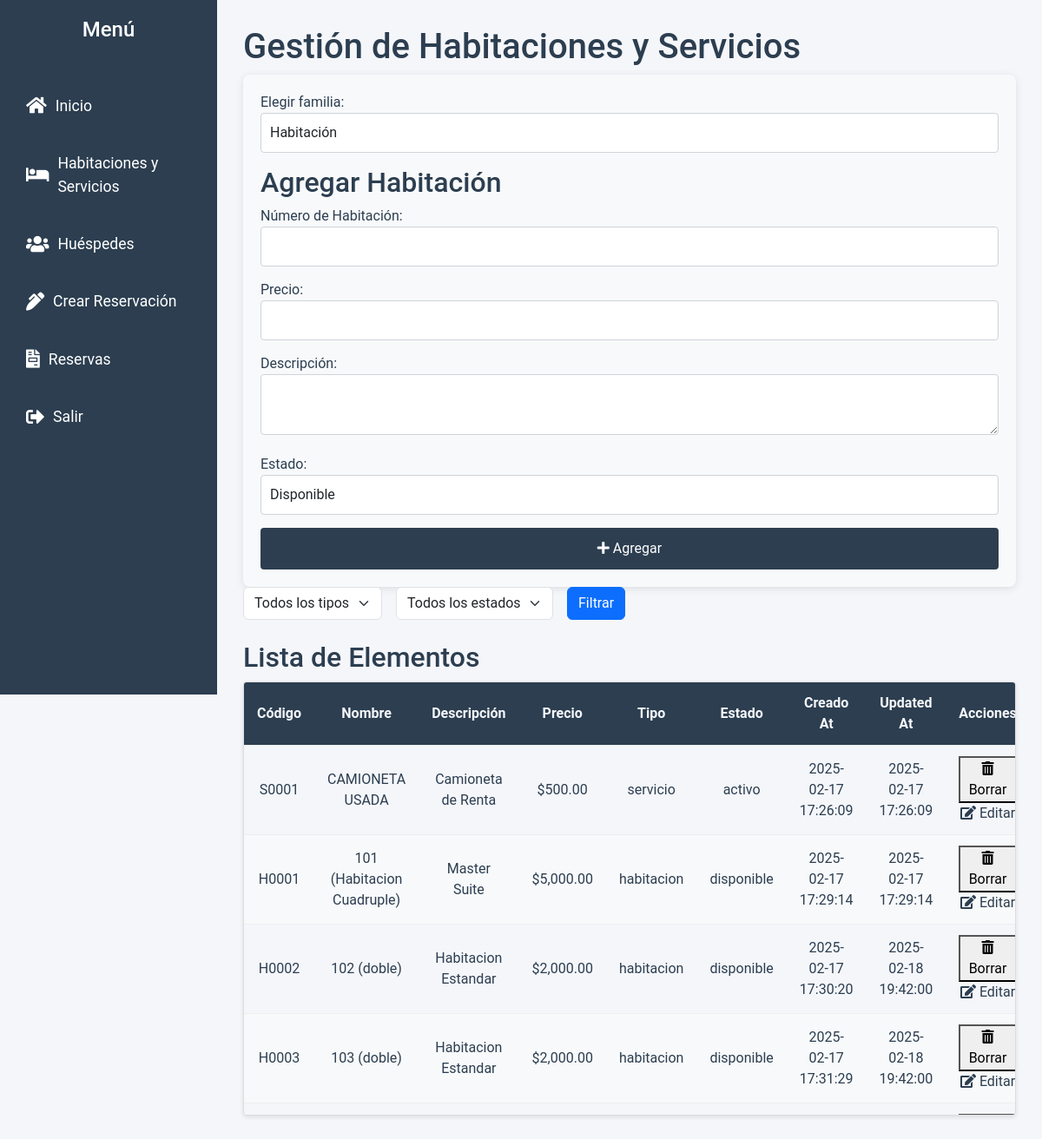
Screenshot of /habitaciones.php with the database file from the repository.
### tables this page shows
CREATE TABLE `elementos` (
  `id` int(11) NOT NULL,
  `codigo` varchar(10) NOT NULL,
  `nombre` varchar(255) NOT NULL,
  `descripcion` text DEFAULT NULL,
  `precio` decimal(10,2) NOT NULL,
  `tipo` enum('habitacion','servicio') NOT NULL,
  `creado_at` timestamp NOT NULL DEFAULT current_timestamp(),
  `updated_at` timestamp NOT NULL DEFAULT current_timestamp() ON UPDATE current_timestamp(),
  `estado` varchar(20) DEFAULT NULL,
  `fecha_ocupacion` date DEFAULT NULL,
  `fecha_liberacion` date DEFAULT NULL
);

### habitaciones.php (the view, shortened to what this page needs)
<?php
require 'config.php';
$elementos = [];
try {
    $sql = "SELECT * FROM elementos";
    $params = [];
    $stmt = $pdo->prepare($sql);
    $stmt->execute($params);
    $elementos = $stmt->fetchAll(PDO::FETCH_ASSOC);
} catch (PDOException $e) {
    $error = "Error de base de datos: " . $e->getMessage();
}
?>
<!DOCTYPE html>
<html lang="es">
<head>
    <link rel="stylesheet" href="https://cdnjs.cloudflare.com/ajax/libs/font-awesome/5.15.4/css/all.min.css">
    <link href="https://cdn.jsdelivr.net/npm/bootstrap@5.3.0/dist/css/bootstrap.min.css" rel="stylesheet">
</head>
<body>
    <aside class="sidebar">
        <h2>Menú</h2>
        <ul>
            <li><a href="index.php"><i class="fas fa-home"></i> Inicio</a></li>
            <li><a href="habitaciones.php"><i class="fas fa-bed"></i> Habitaciones y Servicios</a></li>
            <li><a href="huespedes.php"><i class="fas fa-users"></i> Huéspedes</a></li>
            <li><a href="Crear_Recibo.php"><i class="fas fa-pen-alt"></i> Crear Reservación</a></li>
            <li><a href="recibos.php"><i class="fas fa-file-invoice"></i> Reservas</a></li>
            <li><a href="index.php" class="logout-btn"><i class="fas fa-sign-out-alt"></i> Salir</a></li>
        </ul>
    </aside>
    <div class="content">
        <h1>Gestión de Habitaciones y Servicios</h1>
        <div class="formulario-unificado">
            <form method="post" id="form-unificado">
                <div class="selector-tipo">
                    <label for="tipo">Elegir familia:</label>
                    <select name="tipo" id="tipo" class="form-control" required>
                        <option value="habitacion">Habitación</option>
                    </select>
                </div>
                <div id="contenido-condicional">
                    <div id="form-habitacion">
                    </div>
                </div>
                <button type="submit" name="agregar" class="btn btn-primary">
                    <i class="fas fa-plus"></i> Agregar
                </button>
            </form>
        </div>
        <div class="search-bar mb-4">
            <form id="filtros-form">
                <div class="row g-3 align-items-center">
                    <div class="col-auto">
                        <select name="tipo" class="form-select">
                            <option value="">Todos los tipos</option>
                        </select>
                    </div>
                    <div class="col-auto">
                        <select name="estado" class="form-select">
                            <option value="">Todos los estados</option>
                        </select>
                    </div>
                    <div class="col-auto">
                        <button type="submit" class="btn btn-primary">Filtrar</button>
                    </div>
                </div>
            </form>
        </div>
        <h2>Lista de Elementos</h2>
<div class="tabla-unificada">
    <div class="tabla-scroll">
        <table>
            <thead>
                <tr>
                    <th>Código</th>
                    <th>Nombre</th>
                    <th>Descripción</th>
                    <th>Precio</th>
                    <th>Tipo</th>
                    <th>Estado</th>
                    <th>Creado At</th>
                    <th>Updated At</th>
                    <th>Acciones</th>
                </tr>
            </thead>
            <tbody id="tabla-elementos-body">
                <?php foreach ($elementos as $e): ?>
                <tr>
                    <td><?= $e['codigo'] ?></td>
                    <td><?= htmlspecialchars($e['nombre']) ?></td>
                    <td><?= htmlspecialchars($e['descripcion']) ?></td>
                    <td>$<?= number_format($e['precio'], 2) ?></td>
                    <td><?= htmlspecialchars($e['tipo']) ?></td>
                    <td><?= htmlspecialchars($e['estado']) ?></td>
                    <td><?= htmlspecialchars($e['creado_at']) ?></td>
                    <td><?= htmlspecialchars($e['updated_at']) ?></td>
                    <td>
                        <form method="post" class="form-borrar">
                            <button type="submit" name="borrar_elemento" class="boton-borrar">
                                <i class="fas fa-trash-alt"></i> Borrar
                            </button>
                        </form>
                        <a href="editar_elemento.php?id=<?= $e['id'] ?>" class="boton-editar">
                            <i class="fas fa-edit"></i> Editar
                        </a>
                    </td>
                </tr>
                <?php endforeach; ?>
            </tbody>
        </table>
    </div>
</div>
</body>
</html>

### habitaciones.php (style rules this page uses)
:root { --color-primary: #2c3e50; --color-secondary: #2ecc71; --color-accent: #e74c3c; --color-background: #f5f6fa; --color-text: #2c3e50; --color-border: #bdc3c7; --color-shadow: rgba(0, 0, 0, 0.1); --color-letters: #f5f6fa; }
body { font-family: 'Roboto', sans-serif; background-color: var(--color-background); color: var(--color-text); margin: 0; padding: 0; display: flex; min-height: 100vh; }
a { color: var(--color-primary); text-decoration: none; }
.sidebar { position: fixed; top: 0; left: 0; width: 250px; height: 100vh; background-color: var(--color-primary); color: white; padding: 20px; box-sizing: border-box; display: flex; flex-direction: column; overflow: hidden; z-index: 1000; }
.sidebar h2 { text-align: center; margin-bottom: 30px; font-size: 1.5em; }
.sidebar ul { list-style: none; padding: 0; margin: 0; }
.sidebar ul li { margin: 20px 0; }
.sidebar ul li a { color: white; text-decoration: none; display: flex; align-items: center; font-size: 1.1em; padding: 10px; border-radius: 4px; transition: background-color 0.3s; }
.sidebar ul li a i { margin-right: 10px; font-size: 1.2em; }
.content { flex-grow: 1; overflow-y: auto; margin-left: 250px; padding: 30px; transition: margin 0.3s; }
.formulario-unificado { background-color: #f8f9fa; padding: 20px; border-radius: 8px; box-shadow: 0 2px 10px rgba(0, 0, 0, 0.1); }
.formulario-unificado input, .formulario-unificado textarea, .formulario-unificado select { width: 100%; padding: 10px; border: 1px solid #ced4da; border-radius: 4px; margin-bottom: 15px; }
.formulario-unificado button { background-color: var(--color-primary); color: white; border: none; padding: 12px; border-radius: 4px; cursor: pointer; font-size: 1em; transition: background-color 0.3s; width: 100%; }
.search-bar { display: flex; margin-bottom: 20px; }
.tabla-scroll { width: 100%; max-height: 500px; overflow-x: auto; overflow-y: auto; -webkit-overflow-scrolling: touch; border: 1px solid #ddd; border-radius: 4px; box-shadow: 0 2px 5px rgba(0,0,0,0.1); }
.tabla-scroll table { width: 100%; border-collapse: collapse; min-width: 800px; }
.tabla-scroll th, .tabla-scroll td { padding: 12px 15px; border-bottom: 1px solid #eee; text-align: center; }
.tabla-scroll th { background: var(--color-primary); color: var(--color-letters); position: sticky; top: 0; z-index: 2; }
.tabla-scroll tr:nth-child(even) { background-color: #f8f9fa; }

### rows the page displays
elementos: codigo "S0001", nombre "CAMIONETA USADA", descripcion "Camioneta de Renta", precio "500.00", tipo "servicio", estado "activo", creado_at "2025-02-17 17:26:09", updated_at "2025-02-17 17:26:09"
elementos: codigo "H0001", nombre "101 (Habitacion Cuadruple)", descripcion "Master Suite", precio "5,000.00", tipo "habitacion", estado "disponible", creado_at "2025-02-17 17:29:14", updated_at "2025-02-17 17:29:14"
elementos: codigo "H0002", nombre "102 (doble)", descripcion "Habitacion Estandar", precio "2,000.00", tipo "habitacion", estado "disponible", creado_at "2025-02-17 17:30:20", updated_at "2025-02-18 19:42:00"
elementos: codigo "H0003", nombre "103 (doble)", descripcion "Habitacion Estandar", precio "2,000.00", tipo "habitacion", estado "disponible", creado_at "2025-02-17 17:31:29", updated_at "2025-02-18 19:42:00"
